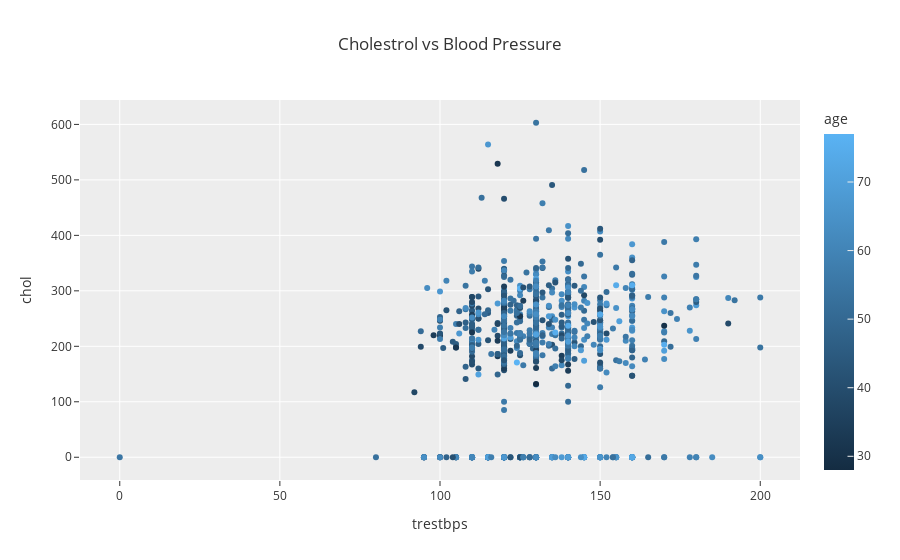

The code cell stored with this chart in its notebook:
### Code cell
fig = px.scatter(heart, # the dataframe that has the data points we want to plot
                 x = 'trestbps', # the name of the column in the dataframe whose values will be plotted on the x-axis
                 y = 'chol', # the name of the column in the dataframe whose values will be plotted on the x-axis
                 color= 'age',
                 title='Cholestrol vs Blood Pressure', # Title of the plot
                 template = 'ggplot2' # ggplot2 is one of the in-built templates in plotly, used for some theming of the graphs
                )
fig.show()

### Figure 1 — Plotly figure (JSON) as saved in the notebook; plotly's stock layout.template omitted (floating-point values rounded to 4 significant figures; data arrays with more than 128 entries replaced by an {"elided": "..."} marker saying what was removed)
{"data": [{"hovertemplate": "trestbps=%{x}<br>chol=%{y}<br>age=%{marker.color}<extra></extra>", "legendgroup": "", "marker": {"color": {"elided": "920 int values"}, "coloraxis": "coloraxis", "symbol": "circle"}, "mode": "markers", "name": "", "orientation": "v", "showlegend": false, "type": "scatter", "x": {"elided": "920 int values"}, "xaxis": "x", "y": {"elided": "920 int values"}, "yaxis": "y"}], "layout": {"coloraxis": {"colorbar": {"title": {"text": "age"}}, "colorscale": [[0, "rgb(20,44,66)"], [1, "rgb(90,179,244)"]]}, "legend": {"tracegroupgap": 0}, "title": {"text": "Cholestrol vs Blood Pressure"}, "xaxis": {"anchor": "y", "domain": [0, 1], "title": {"text": "trestbps"}}, "yaxis": {"anchor": "x", "domain": [0, 1], "title": {"text": "chol"}}}}
